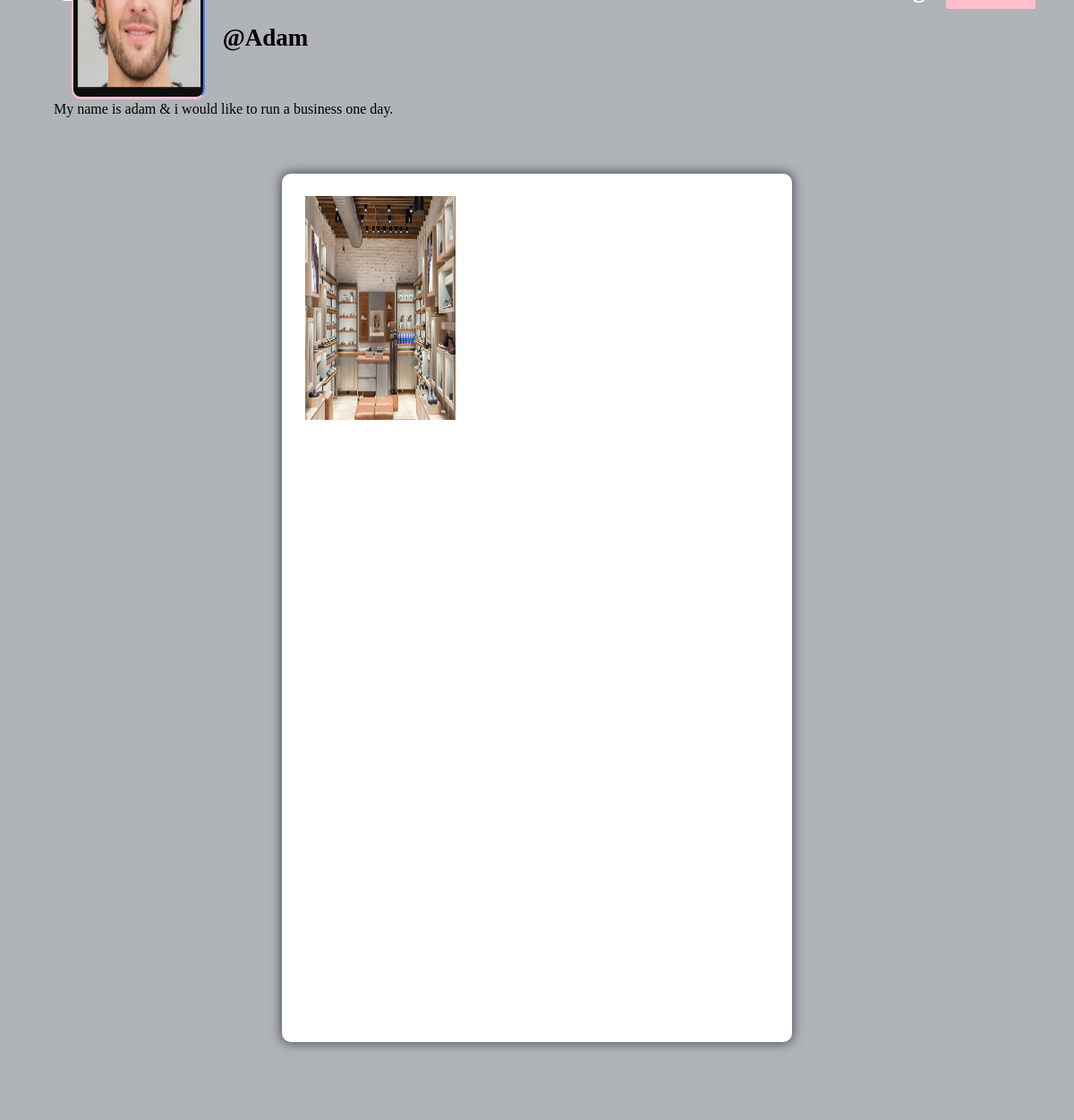
Screenshot of /profile/Adam (signed in) with the database file from the repository.
### core/models.py (models this page shows, shortened)
class Profile(models.Model):
    user = models.ForeignKey(User, on_delete=models.CASCADE)
    id_user = models.IntegerField()
    bio = models.TextField(blank=True)
    profileimg = models.ImageField(upload_to='profile_images', default='blank-profile-picture.png')
    location = models.CharField(max_length=100, blank=True)

class Post(models.Model):
    id = models.UUIDField(primary_key=True, default=uuid.uuid4)
    user = models.CharField(max_length=100)
    image = models.ImageField(upload_to='post_images')
    caption = models.TextField()
    created_at = models.DateTimeField(default=datetime.now)
    no_of_likes = models.IntegerField(default=0)

### core/views.py (the view)
# urls.py: path('profile/<str:pk>', views.profile, name='profile'),
@login_required(login_url='signin')
def profile(request, pk):
    user_object = User.objects.get(username=pk)
    user_profile = Profile.objects.get(user=user_object)
    user_posts = Post.objects.filter(user=pk)
    user_post_length = len(user_posts)
    follower = request.user.username
    user = pk
    if FollowersCount.objects.filter(follower=follower, user=user).first():
        button_text = 'Unfollow'
    else:
        button_text = 'Follow'
    user_followers = len(FollowersCount.objects.filter(user=pk))
    user_following = len(FollowersCount.objects.filter(follower=pk))
    context = {
        'user_object': user_object,
        'user_profile': user_profile,
        'user_posts': user_posts,
        'user_post_length': user_post_length,
        'button_text': button_text,
        'user_followers': user_followers,
        'user_following': user_following,
    }
    return render(request, 'profile.html', context)

### templates/profile.html (shortened to what this page needs)
{% load static %}
<!DOCTYPE html>
<html lang="en">
  <head>
    <link rel="stylesheet" href="{% static 'css/main.min.css' %}" />
    <link rel="stylesheet" href="{% static 'css/style.css' %}" />
    <link rel="stylesheet" href="{% static 'css/color.css' %}" />
    <link rel="stylesheet" href="{% static 'css/responsive.css' %}" />
  </head>
  <body>
    <section>
      <div class="feature-photo">
        <figure>
        </figure>
        <form action="/follow" method="POST">
          <div class="add-btn">
            {% if user_object.username == user.username %}
            <a href="/settings" data-ripple="">Account Settings</a>
            {% else %}
            <a data-ripple=""
              ><button
                type="submit"
                style="background-color: #ffc0cb; border: #ffc0cb"
              >
              </button></a
            >
            {% endif %}
          </div>
        </form>
        <div class="container-fluid">
          <div class="row merged">
            <div class="col-lg-2 col-sm-3">
              <div class="user-avatar">
                <figure>
                  <img
                    src="{{user_profile.profileimg.url}}"
                    style="height: 250px; width: 100%"
                    alt=""
                  />
                </figure>
              </div>
            </div>
            <div class="col-lg-10 col-sm-9">
              <div class="timeline-info">
                <ul>
                  <li class="admin-name">
                    <h5
                      style="
                        color: black;
                        white-space: nowrap;
                        width: 110px;
                        font-size: 27px;
                      "
                    >
                      <b>@{{user_profile.user.username}}</b
                      >
                    </h5>
                  </li>
                </ul>
              </div>
            </div>
          </div>
        </div>
      </div>
    </section>
    <section>
      <div class="bio">{{user_profile.bio}}</div>
    </section>
    <section>
      <div class="gap gray-bg">
        <div class="container-fluid">
          <div class="row">
            <div class="col-lg-12">
              <div class="row" id="page-contents">
                <div class="col-lg-3">
                  <aside class="sidebar static"></aside>
                </div>
                <div class="col-lg-6">
                  <div class="central-meta">
                    <ul class="photos">
                      {% for post in user_posts %}
                      <li>
                        <a
                          class="strip"
                          href="{{post.image.url}}"
                          title=""
                          data-strip-group="mygroup"
                          data-strip-group-options="loop: false"
                        >
                          <img
                            src="{{post.image.url}}"
                            style="height: 250px; width: 300px"
                            alt=""
                        /></a>
                      </li>
                      {% endfor %}
                    </ul>
                  </div>
                </div>
                <div class="col-lg-3">
                  <aside class="sidebar static"></aside>
                </div>
              </div>
            </div>
          </div>
        </div>
      </div>
    </section>
  </body>
</html>

### static/css/color.css (style rules this page uses)
#nprogress .bar, .timeline-info > ul li a::before, .add-btn > a, .activitiez > li::before, form button, .colla-apps > li a:hover, a.underline:before, .setting-row input:checked + label, .user-avatar:hover .edit-phto, .error-meta > a, .color-bg, .add-butn, .nav.nav-tabs.likes-btn > li a.active, a.dislike-btn, .drop > a:hover, .btn-view.btn-load-more:hover, .accordion .card h5 button[aria-expanded="true"], .chat-head, .f-page > figure em, .inbox-panel-head > ul > li > a, .nav-tabs--left .nav-link.active, .nav-tabs--left .nav-link.active:hover, footer .widget-title h4::before, #topcontrol, .sidebar .widget-title::before, .f-title::before, .g-post-classic > figure > i::after, .purify > a, .help-list > a:hover, .open-position::before, .info > a, .category-box:hover, .category-box.selected, a.main-btn, .section-heading::before, .getquot-baner, .more-branches > h4::before, .is-helpful > a, .cart-optionz > li > a:hover, .paginationz > li a:hover, .paginationz > li a.active, .shopping-cart, a.btn2:hover, .form-submit > input[type="submit"], button.submit-checkout, .delete-cart:hover, .proceed .button, .amount-area .update-cart, a.addnewforum, .apply-bttons > a { background: orange; }

### static/css/responsive.css (style rules this page uses)
@media screen and (max-width: 1281px) and (min-width: 1024px) { .photos > li { min-width: 32.2%; width: 32.2%; } }
@media screen and (max-width: 1281px) and (min-width: 1024px) { .timeline-info { line-height: 51px; } }
@media screen and (max-width: 1281px) and (min-width: 1024px) { .timeline-info .admin-name > h5 { font-size: 20px; } }
@media screen and (max-width: 1281px) and (min-width: 1024px) { .user-avatar { width: 80.2% } }

### rows the page displays
Profile: profileimg (picture), user.username "Adam", bio "My name is adam & i would like to run a business one day."
Post: image (picture)
